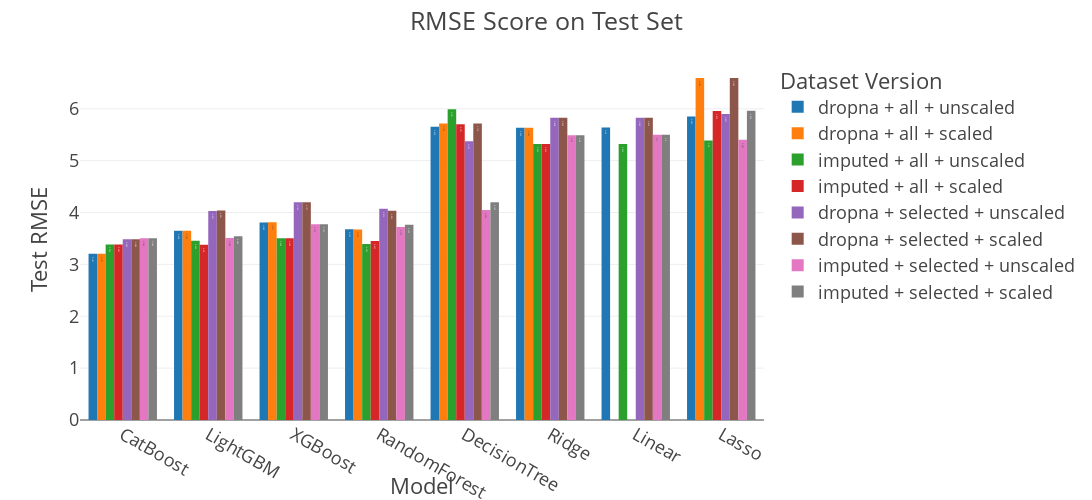

This figure's notebook cell:
### Code cell
order_all = {'Dataset Version': [
    'dropna + all + unscaled', 'dropna + all + scaled',
    'imputed + all + unscaled', 'imputed + all + scaled',
    'dropna + selected + unscaled', 'dropna + selected + scaled',
    'imputed + selected + unscaled', 'imputed + selected + scaled'
]}

fig = px.bar(
    df_all_ver, x='Model', y='Test RMSE', color='Dataset Version',
    barmode='group', category_orders=order_all, text='Test RMSE'
)

fig.update_layout(
    title='RMSE Score on Test Set', 
    height=500,
    width=1200
)

fig.show()

### Figure 1 — Plotly figure (JSON) as saved in the notebook; plotly's stock layout.template omitted (floating-point values rounded to 4 significant figures)
{"data": [{"alignmentgroup": "True", "hovertemplate": "Dataset Version=dropna + all + unscaled<br>Model=%{x}<br>Test RMSE=%{text}<extra></extra>", "legendgroup": "dropna + all + unscaled", "marker": {"color": "#1F77B4"}, "name": "dropna + all + unscaled", "offsetgroup": "dropna + all + unscaled", "orientation": "v", "showlegend": true, "text": [3.207, 3.648, 3.809, 3.675, 5.654, 5.634, 5.64, 5.852], "textposition": "auto", "type": "bar", "x": ["CatBoost", "LightGBM", "XGBoost", "RandomForest", "DecisionTree", "Ridge", "Linear", "Lasso"], "xaxis": "x", "y": [3.207, 3.648, 3.809, 3.675, 5.654, 5.634, 5.64, 5.852], "yaxis": "y"}, {"alignmentgroup": "True", "hovertemplate": "Dataset Version=dropna + all + scaled<br>Model=%{x}<br>Test RMSE=%{text}<extra></extra>", "legendgroup": "dropna + all + scaled", "marker": {"color": "#FF7F0E"}, "name": "dropna + all + scaled", "offsetgroup": "dropna + all + scaled", "orientation": "v", "showlegend": true, "text": [3.207, 3.649, 3.811, 3.674, 5.718, 5.634, 6.593], "textposition": "auto", "type": "bar", "x": ["CatBoost", "LightGBM", "XGBoost", "RandomForest", "DecisionTree", "Ridge", "Lasso"], "xaxis": "x", "y": [3.207, 3.649, 3.811, 3.674, 5.718, 5.634, 6.593], "yaxis": "y"}, {"alignmentgroup": "True", "hovertemplate": "Dataset Version=imputed + all + unscaled<br>Model=%{x}<br>Test RMSE=%{text}<extra></extra>", "legendgroup": "imputed + all + unscaled", "marker": {"color": "#2CA02C"}, "name": "imputed + all + unscaled", "offsetgroup": "imputed + all + unscaled", "orientation": "v", "showlegend": true, "text": [3.385, 3.392, 3.454, 3.505, 5.991, 5.322, 5.322, 5.39], "textposition": "auto", "type": "bar", "x": ["CatBoost", "RandomForest", "LightGBM", "XGBoost", "DecisionTree", "Linear", "Ridge", "Lasso"], "xaxis": "x", "y": [3.385, 3.392, 3.454, 3.505, 5.991, 5.322, 5.322, 5.39], "yaxis": "y"}, {"alignmentgroup": "True", "hovertemplate": "Dataset Version=imputed + all + scaled<br>Model=%{x}<br>Test RMSE=%{text}<extra></extra>", "legendgroup": "imputed + all + scaled", "marker": {"color": "#D62728"}, "name": "imputed + all + scaled", "offsetgroup": "imputed + all + scaled", "orientation": "v", "showlegend": true, "text": [3.385, 3.452, 3.38, 3.504, 5.701, 5.322, 5.955], "textposition": "auto", "type": "bar", "x": ["CatBoost", "RandomForest", "LightGBM", "XGBoost", "DecisionTree", "Ridge", "Lasso"], "xaxis": "x", "y": [3.385, 3.452, 3.38, 3.504, 5.701, 5.322, 5.955], "yaxis": "y"}, {"alignmentgroup": "True", "hovertemplate": "Dataset Version=dropna + selected + unscaled<br>Model=%{x}<br>Test RMSE=%{text}<extra></extra>", "legendgroup": "dropna + selected + unscaled", "marker": {"color": "#9467BD"}, "name": "dropna + selected + unscaled", "offsetgroup": "dropna + selected + unscaled", "orientation": "v", "showlegend": true, "text": [4.027, 3.485, 4.072, 4.196, 5.374, 5.828, 5.829, 5.897], "textposition": "auto", "type": "bar", "x": ["LightGBM", "CatBoost", "RandomForest", "XGBoost", "DecisionTree", "Ridge", "Linear", "Lasso"], "xaxis": "x", "y": [4.027, 3.485, 4.072, 4.196, 5.374, 5.828, 5.829, 5.897], "yaxis": "y"}, {"alignmentgroup": "True", "hovertemplate": "Dataset Version=dropna + selected + scaled<br>Model=%{x}<br>Test RMSE=%{text}<extra></extra>", "legendgroup": "dropna + selected + scaled", "marker": {"color": "#8C564B"}, "name": "dropna + selected + scaled", "offsetgroup": "dropna + selected + scaled", "orientation": "v", "showlegend": true, "text": [3.485, 4.041, 4.032, 4.197, 5.718, 5.829, 5.829, 6.593], "textposition": "auto", "type": "bar", "x": ["CatBoost", "LightGBM", "RandomForest", "XGBoost", "DecisionTree", "Ridge", "Linear", "Lasso"], "xaxis": "x", "y": [3.485, 4.041, 4.032, 4.197, 5.718, 5.829, 5.829, 6.593], "yaxis": "y"}, {"alignmentgroup": "True", "hovertemplate": "Dataset Version=imputed + selected + unscaled<br>Model=%{x}<br>Test RMSE=%{text}<extra></extra>", "legendgroup": "imputed + selected + unscaled", "marker": {"color": "#E377C2"}, "name": "imputed + selected + unscaled", "offsetgroup": "imputed + selected + unscaled", "orientation": "v", "showlegend": true, "text": [3.506, 3.719, 3.508, 3.776, 4.046, 5.49, 5.5, 5.402], "textposition": "auto", "type": "bar", "x": ["CatBoost", "RandomForest", "LightGBM", "XGBoost", "DecisionTree", "Ridge", "Linear", "Lasso"], "xaxis": "x", "y": [3.506, 3.719, 3.508, 3.776, 4.046, 5.49, 5.5, 5.402], "yaxis": "y"}, {"alignmentgroup": "True", "hovertemplate": "Dataset Version=imputed + selected + scaled<br>Model=%{x}<br>Test RMSE=%{text}<extra></extra>", "legendgroup": "imputed + selected + scaled", "marker": {"color": "#7F7F7F"}, "name": "imputed + selected + scaled", "offsetgroup": "imputed + selected + scaled", "orientation": "v", "showlegend": true, "text": [3.506, 3.765, 3.544, 3.776, 4.196, 5.49, 5.5, 5.964], "textposition": "auto", "type": "bar", "x": ["CatBoost", "RandomForest", "LightGBM", "XGBoost", "DecisionTree", "Ridge", "Linear", "Lasso"], "xaxis": "x", "y": [3.506, 3.765, 3.544, 3.776, 4.196, 5.49, 5.5, 5.964], "yaxis": "y"}], "layout": {"barmode": "group", "height": 500, "legend": {"title": {"text": "Dataset Version"}, "tracegroupgap": 0}, "margin": {"t": 60}, "title": {"text": "RMSE Score on Test Set"}, "width": 1200, "xaxis": {"anchor": "y", "domain": [0, 1], "title": {"text": "Model"}}, "yaxis": {"anchor": "x", "domain": [0, 1], "title": {"text": "Test RMSE"}}}}
